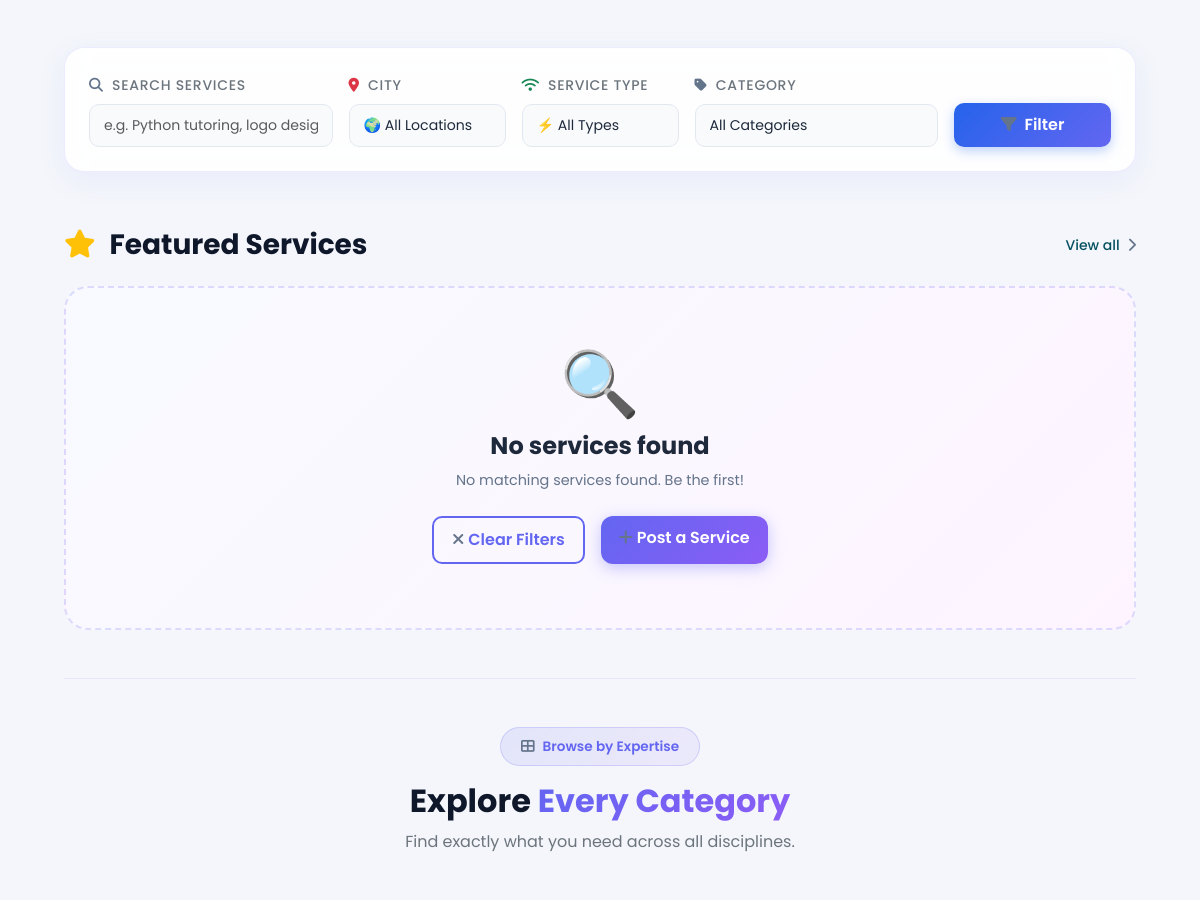
Before: / (middle part) with the older database file.
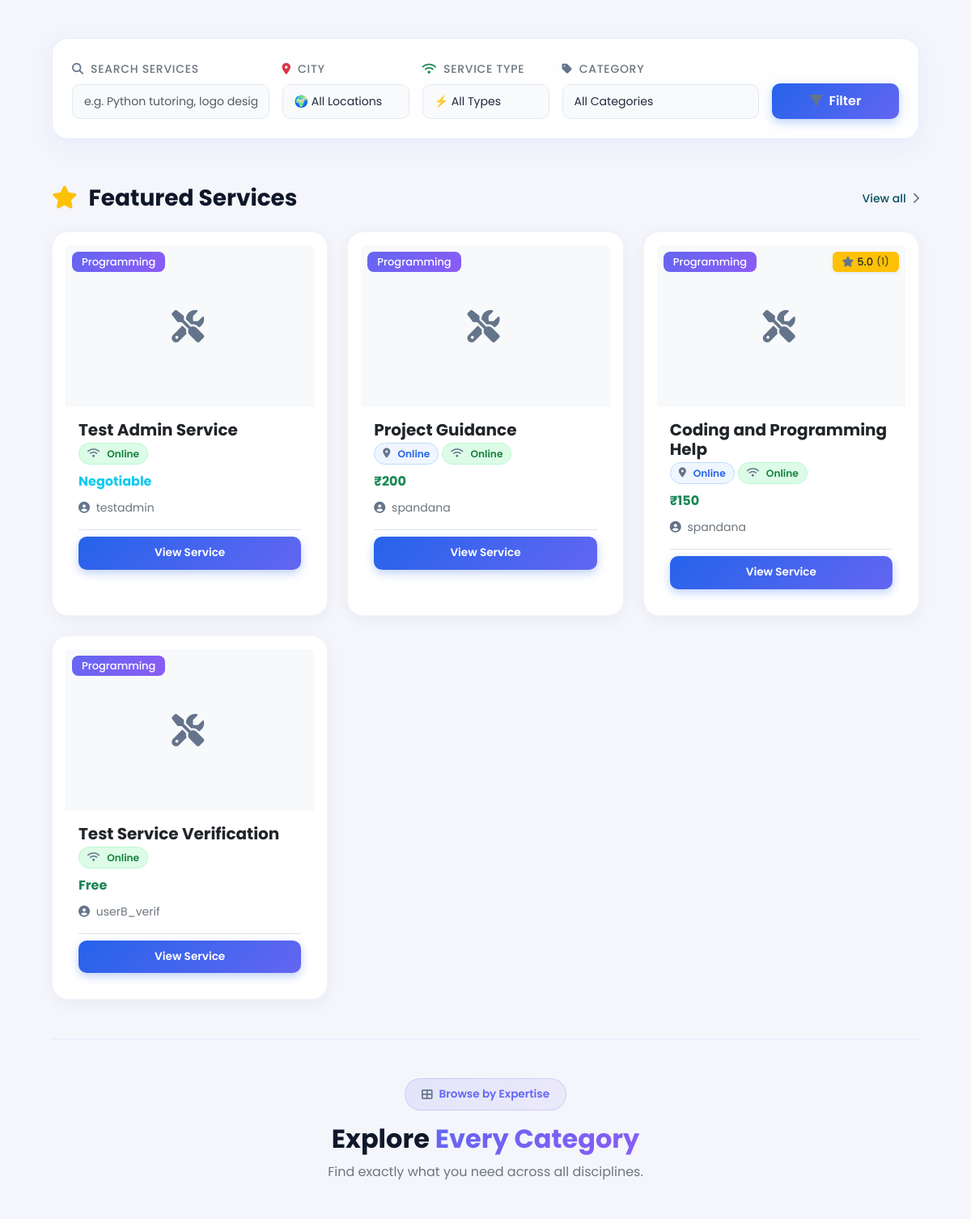
After: the same page with the newer database file.
### skills/models.py (models this page shows, shortened)
class Service(models.Model):
    user = models.ForeignKey(User, on_delete=models.CASCADE, related_name='services')
    title = models.CharField(max_length=200)
    description = models.TextField()
    category = models.CharField(max_length=50, choices=CATEGORY_CHOICES)
    image = models.ImageField(upload_to='service_images/', blank=True, null=True)
    payment_type = models.CharField(max_length=20, choices=PAYMENT_TYPE_CHOICES)
    price = models.DecimalField(max_digits=10, decimal_places=2, null=True, blank=True)
    location = models.CharField(max_length=100, choices=LOCATION_CHOICES, help_text="City where this service is available")
    service_type = models.CharField(max_length=20, choices=SERVICE_TYPE_CHOICES, default='Online', help_text="Online or Offline delivery")
    payment_method = models.CharField(max_length=50, choices=PAYMENT_METHOD_CHOICES, default='cash')
    delivery_time = models.CharField(max_length=50, choices=DELIVERY_CHOICES, default='negotiable')
    custom_category = models.CharField(max_length=50, blank=True, null=True)
    is_approved = models.BooleanField(default=False)
    created_at = models.DateTimeField(auto_now_add=True)
    class Meta:
        ordering = ['-created_at']
    @property
    def avg_rating(self):
        if hasattr(self, '_avg_rating'):
            return self._avg_rating
        from django.db.models import Avg
        avg = self.reviews.aggregate(Avg('rating'))['rating__avg']
        return avg if avg else 0
    @avg_rating.setter
    def avg_rating(self, value):
        self._avg_rating = value

### skills/views.py (the view, shortened to what this page needs)
# urls.py: path('', views.home, name='home'),
def home(request):
    category = request.GET.get('category')
    selected_location = request.GET.get('location', '')
    selected_type = request.GET.get('service_type', '')
    query = request.GET.get('q', '')
    services = Service.objects.filter(is_approved=True).annotate(avg_rating=Avg('reviews__rating')).order_by('-created_at')
    if category:
        services = services.filter(category=category)
    if selected_location:
        services = services.filter(location=selected_location)
    if selected_type:
        services = services.filter(service_type=selected_type)
    if query:
        services = services.filter(
            Q(title__icontains=query) | Q(description__icontains=query)
        )
    recommended_services = []
    context = {
        'services': services,
        'category': category,
        'categories': CATEGORY_CHOICES,
        'location_choices': LOCATION_CHOICES,
        'service_type_choices': SERVICE_TYPE_CHOICES,
        'selected_location': selected_location,
        'selected_type': selected_type,
        'query': query,
        'recommended_services': recommended_services
    }
    return render(request, 'home.html', context)

### skills/context_processors.py (called while the page is built)
def unread_notifications_count(request):
    if request.user.is_authenticated:
        count = Notification.objects.filter(user=request.user, is_read=False).count()
        return {'unread_notifications_count': count}
    return {'unread_notifications_count': 0}

### templates/home.html (shortened to what the changed rows need)
{% extends 'base.html' %}
{% block content %}
<div class="home-page">
    <div class="container">
        <div id="featured-services" class="mb-5 pt-4">
            <div class="row g-4">
                {% for service in services|slice:":9" %}
                    <div class="col-lg-4 col-md-6">
                        <div class="card h-100 border-light shadow-sm">
                            <div class="card-img-top position-relative overflow-hidden" style="height: 200px;">
                                {% if service.image %}
                                    <img src="{{ service.image.url }}" class="w-100 h-100 object-fit-cover" alt="{{ service.title }}">
                                {% else %}
                                    <div class="bg-light h-100 d-flex align-items-center justify-content-center">
                                        <i class="fas fa-tools text-secondary fs-1"></i>
                                    </div>
                                {% endif %}
                                <div class="position-absolute top-0 right-0 p-2 d-flex justify-content-between w-100">
                                    <span class="badge badge-completed">{{ service.get_category_display }}</span>
                                    {% if service.avg_rating %}
                                    <span class="badge bg-warning text-dark shadow-sm">
                                        <i class="fas fa-star text-dark me-1"></i>
                                        {{ service.avg_rating|floatformat:1 }}
                                        <span class="ms-1 extra-small opacity-75">({{ service.reviews.count }})</span>
                                    </span>
                                    {% endif %}
                                </div>
                            </div>
                            <div class="card-body p-3">
                                <h5 class="fw-bold mb-1 text-dark">{{ service.title }}</h5>
                                <div class="d-flex flex-wrap gap-1 mb-2">
                                    {% if service.location %}
                                        <span class="location-badge">
                                            <i class="fas fa-map-marker-alt"></i> {{ service.location }}
                                        </span>
                                    {% endif %}
                                    {% if service.service_type == 'Online' %}
                                        <span class="type-badge-online"><i class="fas fa-wifi"></i> Online</span>
                                    {% elif service.service_type == 'Offline' %}
                                        <span class="type-badge-offline"><i class="fas fa-map-pin"></i> Offline</span>
                                    {% endif %}
                                </div>
                                <div class="price mb-2">
                                    {% if service.payment_type == 'free' %}
                                        <span class="text-success fw-bold">Free</span>
                                    {% elif service.payment_type == 'paid' %}
                                        <span class="text-success fw-bold">&#8377;{{ service.price|default:"0"|floatformat:0 }}</span>
                                    {% else %}
                                        <span class="text-info fw-bold">Negotiable</span>
                                    {% endif %}
                                </div>
                                <div class="d-flex align-items-center mb-3">
                                    <div class="provider text-secondary small">
                                        <i class="fas fa-user-circle me-1"></i> {% if service.user %}{{ service.user.username }}{% else %}Unknown{% endif %}
                                    </div>
                                </div>
                                <div class="pt-2 border-top">
                                    <a href="{% url 'service_detail' service.pk %}" class="btn btn-primary btn-sm w-100">View Service</a>
                                </div>
                            </div>
                        </div>
                    </div>
                    {% empty %}
                    <div class="col-12">
                        <div class="empty-state-modern" data-aos="fade-up">
                            <span class="empty-icon">🔍</span>
                            <h4>No services found</h4>
                            <p>
                                {% if selected_location %}No approved services in <strong>{{ selected_location }}</strong> yet.{% elif selected_type %}No <strong>{{ selected_type }}</strong> services match your filters.{% else %}No matching services found. Be the first!{% endif %}
                            </p>
                            <div class="d-flex justify-content-center gap-3 flex-wrap">
                                <a href="{% url 'home' %}" class="btn btn-outline-primary rounded-pill px-4"><i class="fas fa-times me-1"></i>Clear Filters</a>
                                <a href="{% url 'post_service' %}" class="btn btn-gradient-primary rounded-pill px-4"><i class="fas fa-plus me-1"></i>Post a Service</a>
                            </div>
                        </div>
                    </div>
                {% endfor %}
            </div>
        </div>
        <div class="mb-5 pt-5 border-top" style="border-color:rgba(99,102,241,0.1) !important;">
            <div class="text-center mb-5" data-aos="fade-up">
                <h2 style="font-family:'Poppins',sans-serif;font-weight:800;font-size:2rem;color:#0f172a;">Explore <span style="background:linear-gradient(135deg,#6366f1,#8b5cf6);-webkit-background-clip:text;background-clip:text;-webkit-text-fill-color:transparent;">Every Category</span></h2>
            </div>
        </div>
    </div>
</div>
{% endblock %}

Changed rows visible on the page:
added Service: category "Programming", title "Test Admin Service", service_type "Online" (drawn), payment_type "Negotiable", user.username "testadmin"
added Service: category "Programming", title "Project Guidance", location "Online", service_type "Online" (drawn), price "200", user.username "spandana"
now on this page (row edited): Service: category "Programming", avg_rating "5.0", reviews.count "1", title "Coding and Programming Help", location "Online", service_type "Online" (drawn), price "150", user.username "spandana"
now on this page (row edited): Service: category "Programming", title "Test Service Verification", service_type "Online" (drawn), payment_type "Free", user.username "userB_verif"
Other visible differences:
text no longer shown: "🔍 No services found No matching services found. Be the first! Clear Filters Post a Service"
